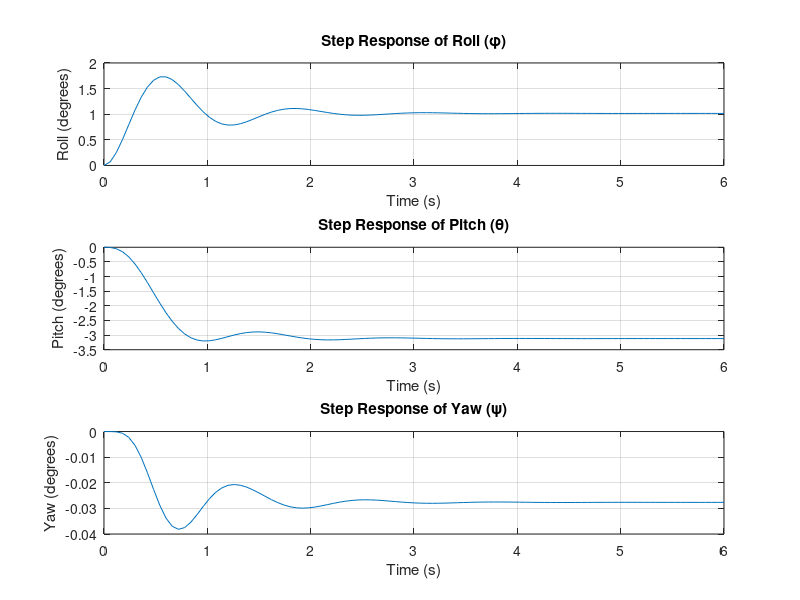

This chart was generated by the following MATLAB code:
clc; clear all; close all;

% Define the original system matrices
A = [0 0 0 1 0 0; 
     0 0 0 0 1 0; 
     0 0 0 0 0 1; 
     0 0 0 0 0 0; 
     0 0 0 0 0 0; 
     0 0 0 0 0 0];
B = [0 0 0; 
     0 0 0; 
     0 0 0; 
     0.3727 0 0; 
     0 0.4299 0; 
     0 0 0.5271];
C = [1 0 0 0 0 0; 
     0 1 0 0 0 0; 
     0 0 1 0 0 0];
D = zeros(3, 3);

% Define the desired closed-loop poles
desired_poles = [-1 -1.5+j*5 -1.5-j*5 -2.5 -3 -3.5];

% Compute the state feedback gain matrix K using the place function
K = place(A, B, desired_poles);

% Display the gain matrix K
disp('State feedback gain matrix K:');
disp(K);

% Define the closed-loop system
A_cl = A - B * K;
B_cl = B;
C_cl = eye(size(A_cl));
D_cl = zeros(size(B_cl));

% Create the state-space system
sys_cl = ss(A_cl, B_cl, C_cl, D_cl);

% Compute the step response
[y, t] = step(sys_cl);

% Convert quaternions to Euler angles
quaternion1 = y(:, 1);
quaternion2 = y(:, 2);
quaternion3 = y(:, 3);
quaternion0 = sqrt(1 - quaternion1.^2 - quaternion2.^2 - quaternion3.^2); % Assume unit quaternion

% Calculate Euler angles
roll = atan2(2.*(quaternion0.*quaternion1 + quaternion2.*quaternion3), 1 - 2.*(quaternion1.^2 + quaternion2.^2));
pitch = asin(2.*(quaternion0.*quaternion2 - quaternion3.*quaternion1));
yaw = atan2(2.*(quaternion0.*quaternion3 + quaternion1.*quaternion2), 1 - 2.*(quaternion2.^2 + quaternion3.^2));

% Convert radians to degrees
roll = rad2deg(roll);
pitch = rad2deg(pitch);
yaw = rad2deg(yaw);

% Plot the Euler angles
figure;
subplot(3, 1, 1);
plot(t, roll);
title('Step Response of Roll (\phi)');
xlabel('Time (s)');
ylabel('Roll (degrees)');
grid on;

subplot(3, 1, 2);
plot(t, pitch);
title('Step Response of Pitch (\theta)');
xlabel('Time (s)');
ylabel('Pitch (degrees)');
grid on;

subplot(3, 1, 3);
plot(t, yaw);
title('Step Response of Yaw (\psi)');
xlabel('Time (s)');
ylabel('Yaw (degrees)');
grid on;

eigenvalues = eig(A_cl);
disp('Eigenvalues of the closed-loop A matrix:');
disp(eigenvalues);
